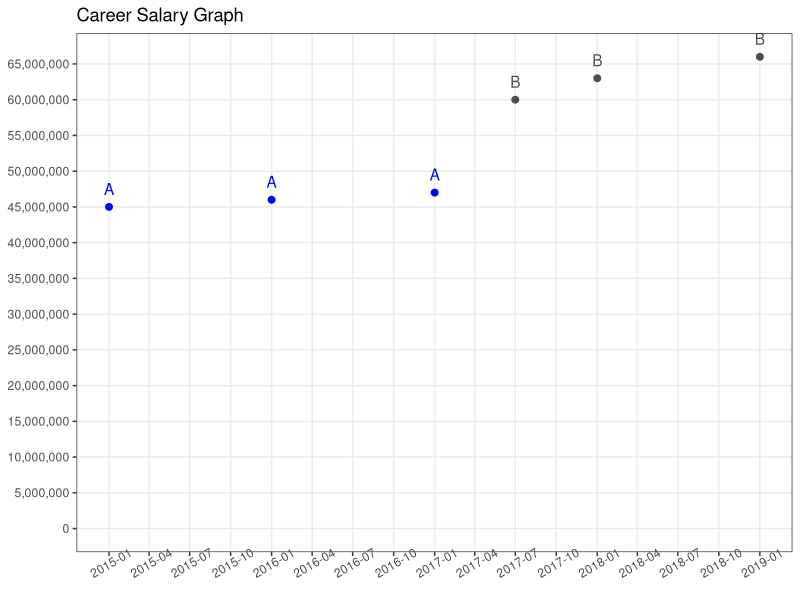
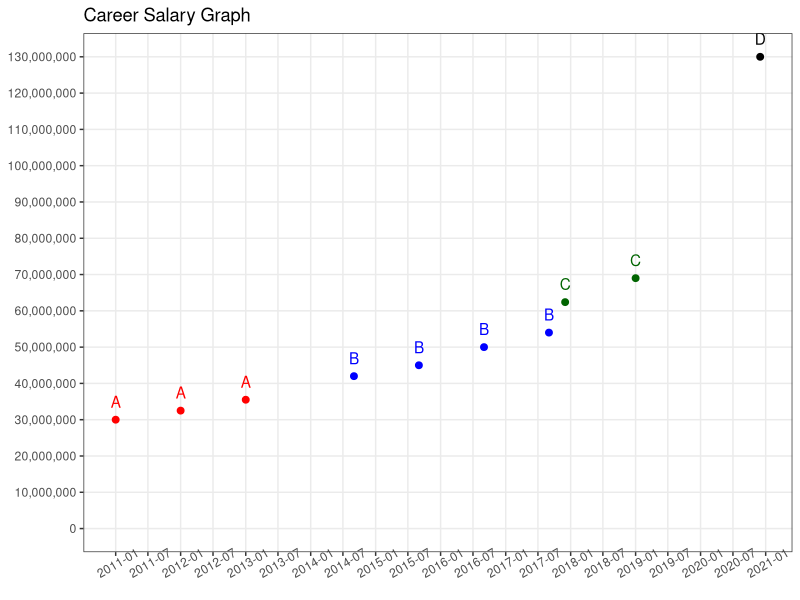

The R source for these figures, in order:
library(dplyr)
library(tidyr)
library(scales)
library(ggplot2)

rm(list=ls())

sample_01 <- tribble(
  ~date, ~corp, ~salary,
  '2015-01', 'A', 45000000,
  '2016-01', 'A', 46000000,
  '2017-01', 'A', 47000000,
  '2017-07', 'B', 60000000,
  '2018-01', 'B', 63000000,
  '2019-01', 'B', 66000000
)

sample_02 <- tribble(
  ~date, ~corp, ~salary,
  '2011-01', 'A', 30000000,
  '2012-01', 'A', 32500000,
  '2013-01', 'A', 35500000,
  '2014-09', 'B', 42000000,
  '2015-09', 'B', 45000000,
  '2016-09', 'B', 50000000,
  '2017-09', 'B', 54000000,
  '2017-12', 'C', 60000000 + 2400000,
  '2019-01', 'C', 65000000 + 4000000,
  '2020-12', 'D', 100000000 + 30000000
)

career_salary_graph <- function(input_table, corp_color, date_ticks='6 months', salary_ticks=5*10^6){
  
  stopifnot(!missing(input_table), !missing(corp_color))
  
  base_table <-
    input_table %>%
    mutate(
      prev = lag(salary, 1),
      increase = salary - prev,
      ratio = round(increase / prev, 3),
      corp_idx = 1,
      date = date %>% paste('01', sep='-') %>% as.Date,
      corp_idx = cumsum(ifelse(is.na(corp_idx), 0, corp_idx))
    )
  
  latest_year_salary <- input_table %>% filter(row_number() == n()) %>% .$salary
  
  base_table %>%
    transmute(
      date, corp, 
      salary = comma(salary),
      increase = comma(increase),
      ratio = percent(ratio, .1)
    ) %>% 
    print
  
  base_table %>%
    ggplot(aes(x=date, y=salary, color=reorder(corp, corp_idx), group=corp)) +
    geom_point(size=rel(2)) +
    geom_text(aes(label=corp), vjust=-1) +
    theme_bw() +
    theme(
      axis.title.y = element_text(angle=0),
      axis.text.x = element_text(angle=30),
      panel.grid.minor = element_blank(),
      legend.position = 'none'
    ) +
    scale_x_date(date_breaks=date_ticks, date_labels='%Y-%m') +
    scale_y_continuous(label=comma, breaks=seq(0, latest_year_salary + salary_ticks, salary_ticks)) +
    scale_color_manual(values=corp_color) +
    coord_cartesian(ylim=c(0, latest_year_salary)) +
    labs(title='Career Salary Graph', x=NULL, y=NULL)
}

career_salary_graph(sample_01, corp_color=c('blue','gray30'), date_tick='3 months')
career_salary_graph(sample_02, corp_color=c('red','blue','dark green','black'), salary_tick=10^7)
